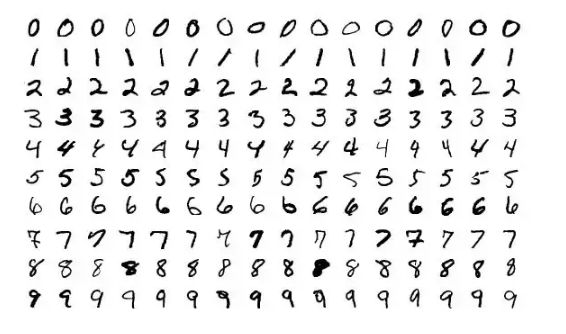
#> input picture ai/image/image2.jpg, 566 x 334 px
$ python seperate.py
#> lines starting #> are read from the running program, lines starting #| are printed output that depends on the picture; after the words box and inside, x2 and y2 are one past the last pixel; in counts of white or black regions, pixels touching at a corner belong together
import cv2
import pytesseract

# 读取图片
img = cv2.imread('image2.jpg')
#> img is the input picture: shape (334, 566, 3); min 0, max 255, mean 235.9

# 转换为灰度图像
gray = cv2.cvtColor(img, cv2.COLOR_BGR2GRAY)

# 对图像进行二值化处理
thresh = cv2.threshold(gray, 0, 255, cv2.THRESH_BINARY_INV | cv2.THRESH_OTSU)[1]
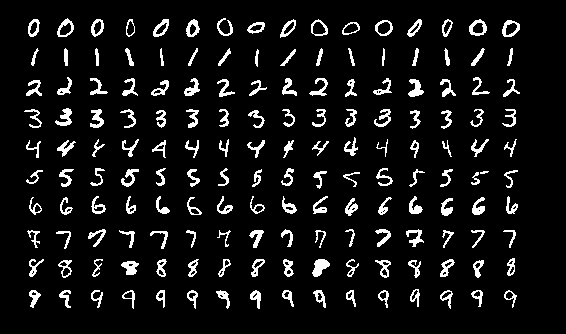
#> thresh: shape (334, 566); 8% white in thin lines or dots, all inside (x1, y1, x2, y2) = (24, 18, 520, 309)

# 进行腐蚀和膨胀操作，以去除噪点
kernel = cv2.getStructuringElement(cv2.MORPH_RECT, (3,3))
thresh = cv2.erode(thresh, kernel, iterations=1)
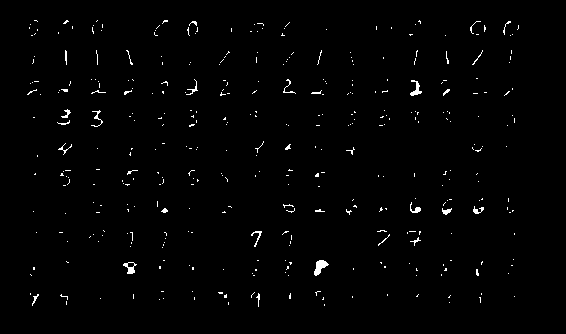
#> thresh: shape (334, 566); 1.2% white in thin lines or dots, all inside (x1, y1, x2, y2) = (27, 20, 519, 307)
thresh = cv2.dilate(thresh, kernel, iterations=1)
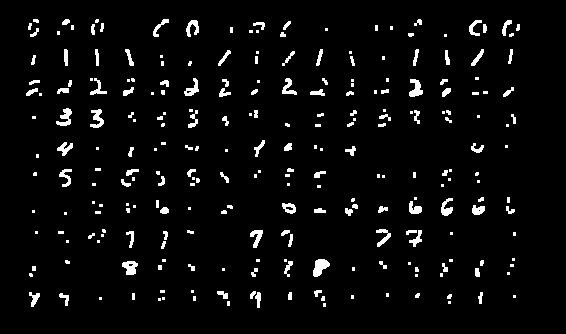
#> thresh: shape (334, 566); 4.3% white; 252 white regions (123 under 20 px)

# 查找轮廓
contours, hierarchy = cv2.findContours(thresh, cv2.RETR_EXTERNAL, cv2.CHAIN_APPROX_SIMPLE)
#> contours = 252 contours, 168 with area under 20; largest, box (x1, y1, x2, y2) and area: (313, 259, 330, 277) 166, (122, 261, 138, 275) 135, (409, 79, 423, 97) 124, (56, 108, 72, 126) 112, (90, 109, 104, 128) 108

# 遍历每个轮廓
for i, contour in enumerate(contours):
    # 计算轮廓的边界框
    (x, y, w, h) = cv2.boundingRect(contour)

    # 从图像中提取字符
    roi = img[y:y+h, x:x+w]

    # 使用Tesseract OCR库识别字符
#> (the run stopped early here; a loop or call above may not have finished)

$ run again, with ai/image/image.png saved as ai/image/image2.jpg
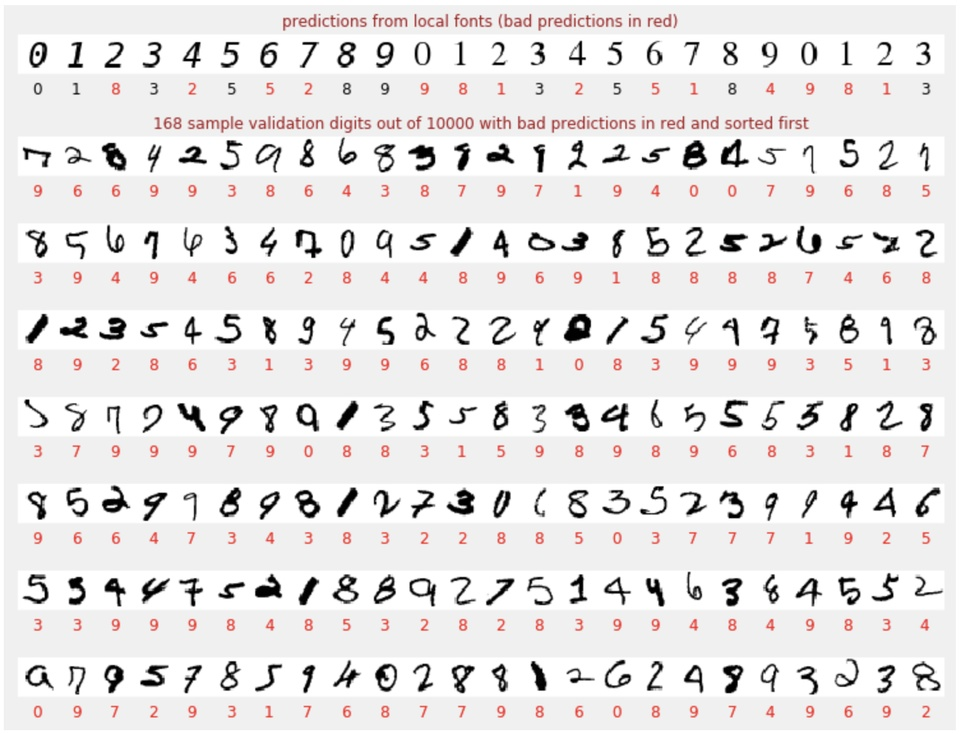
#> input picture ai/image/image.png, 961 x 734 px, shrunk from 1506 x 1150 before the run
#> img is the input picture: shape (734, 961, 3); mean B, G, R 229.8, 230, 232.3
#> `thresh = cv2.threshold(gray, 0, 255, cv2.THRESH_BINARY_INV | cv2.THRES..`:
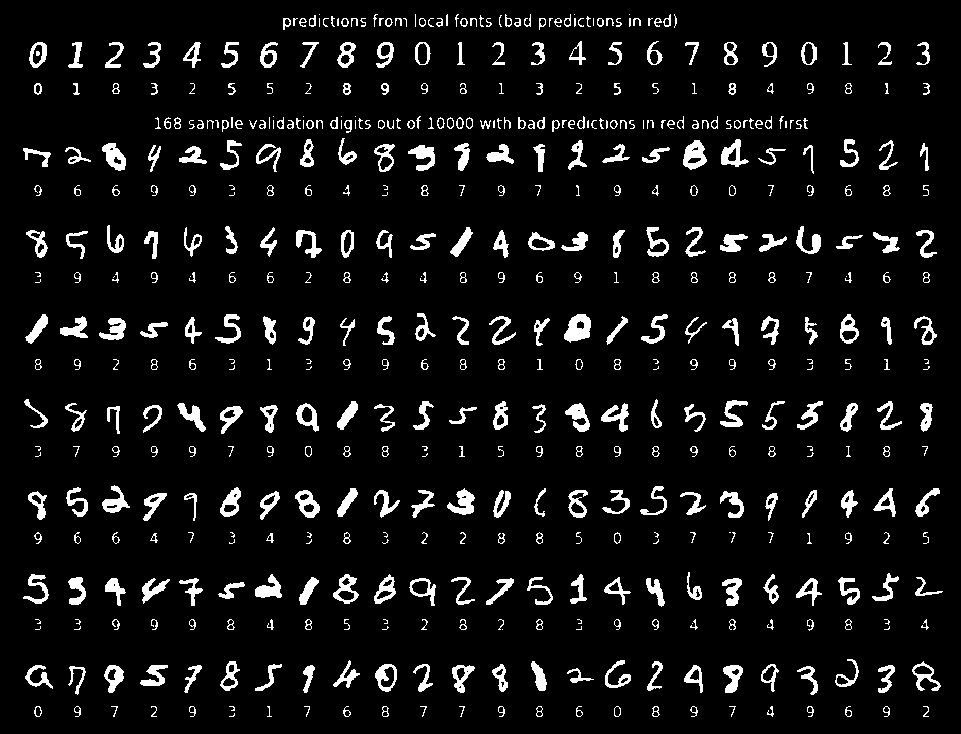
#> thresh: shape (734, 961); 7.2% white; 542 white regions (102 under 20 px), largest, box (x1, y1, x2, y2) and area: (564, 314, 591, 343) 515, (683, 140, 707, 170) 439, (447, 488, 475, 515) 398
#> `thresh = cv2.dilate(thresh, kernel, iterations=1)`:
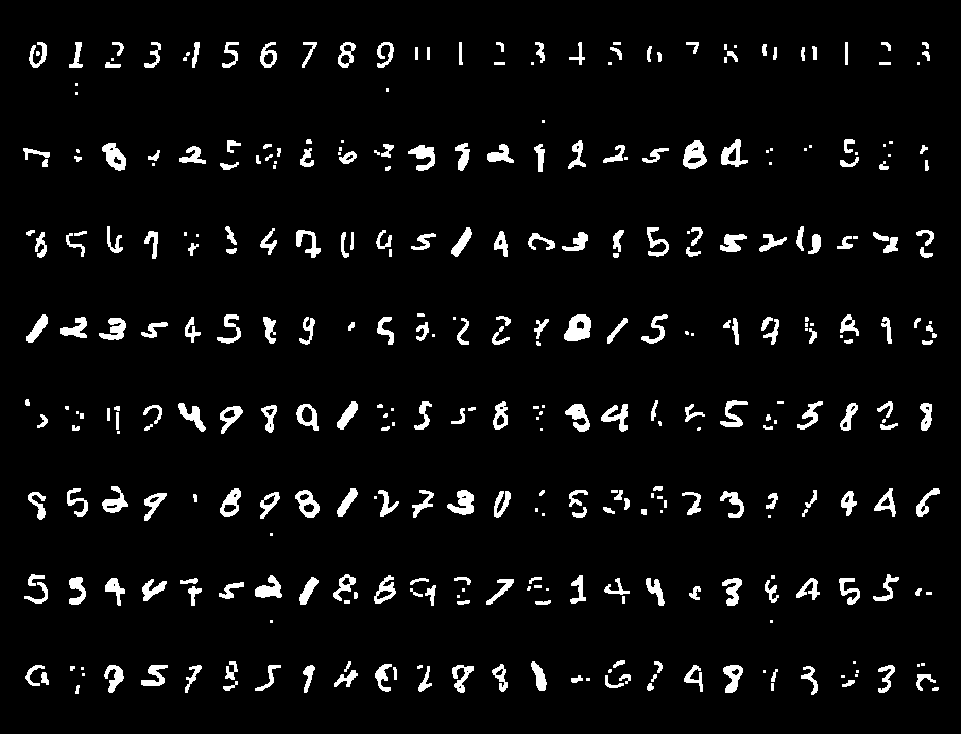
#> thresh: shape (734, 961); 5.3% white; 352 white regions (88 under 20 px)
#> contours = 352 contours, 117 with area under 20; largest, box (x1, y1, x2, y2) and area: (564, 314, 591, 341) 510, (683, 140, 707, 169) 458, (295, 490, 320, 518) 410, (102, 143, 126, 171) 384, (721, 139, 748, 167) 370
